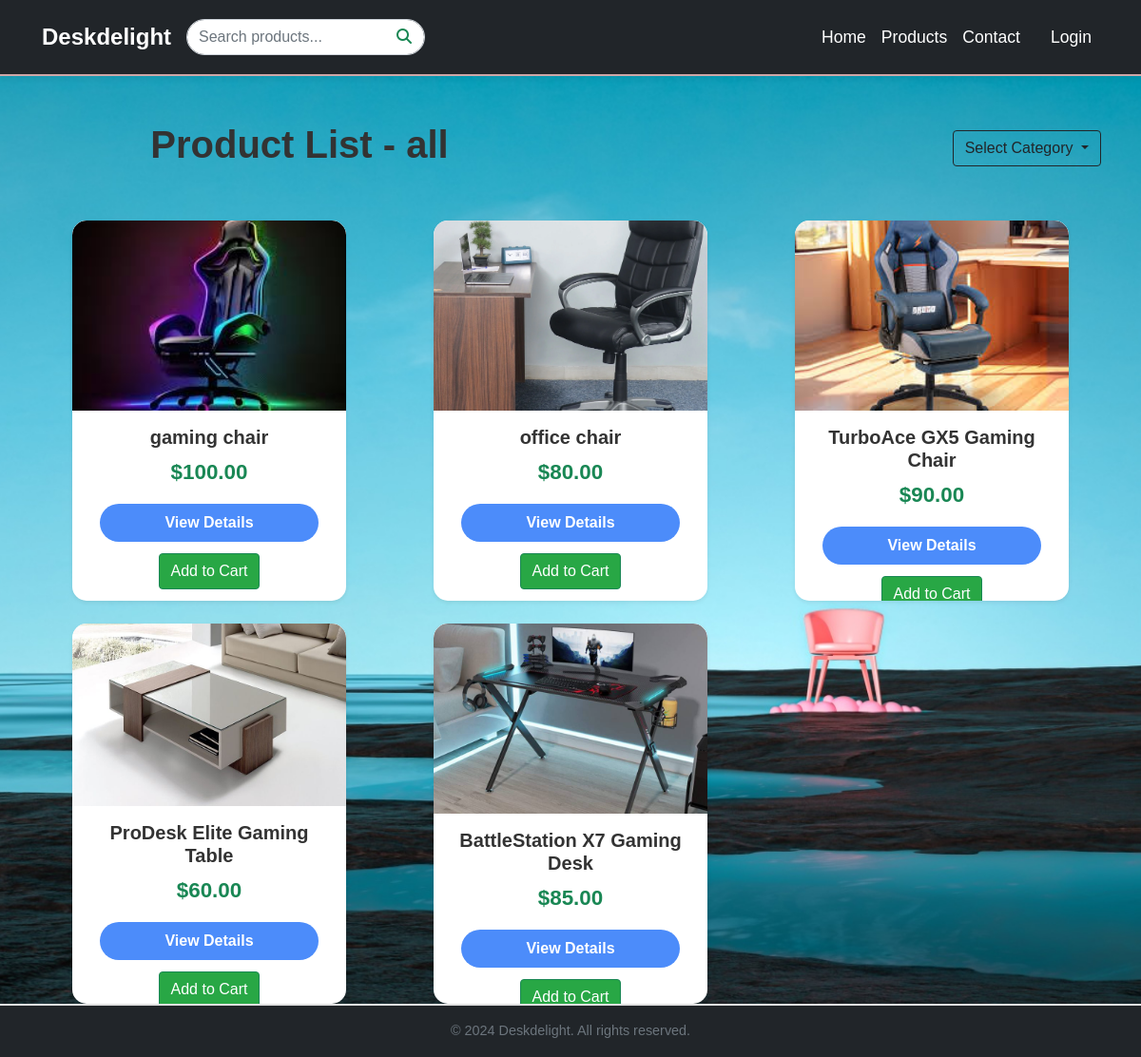
/product_page, run on an earlier commit of the app's database.
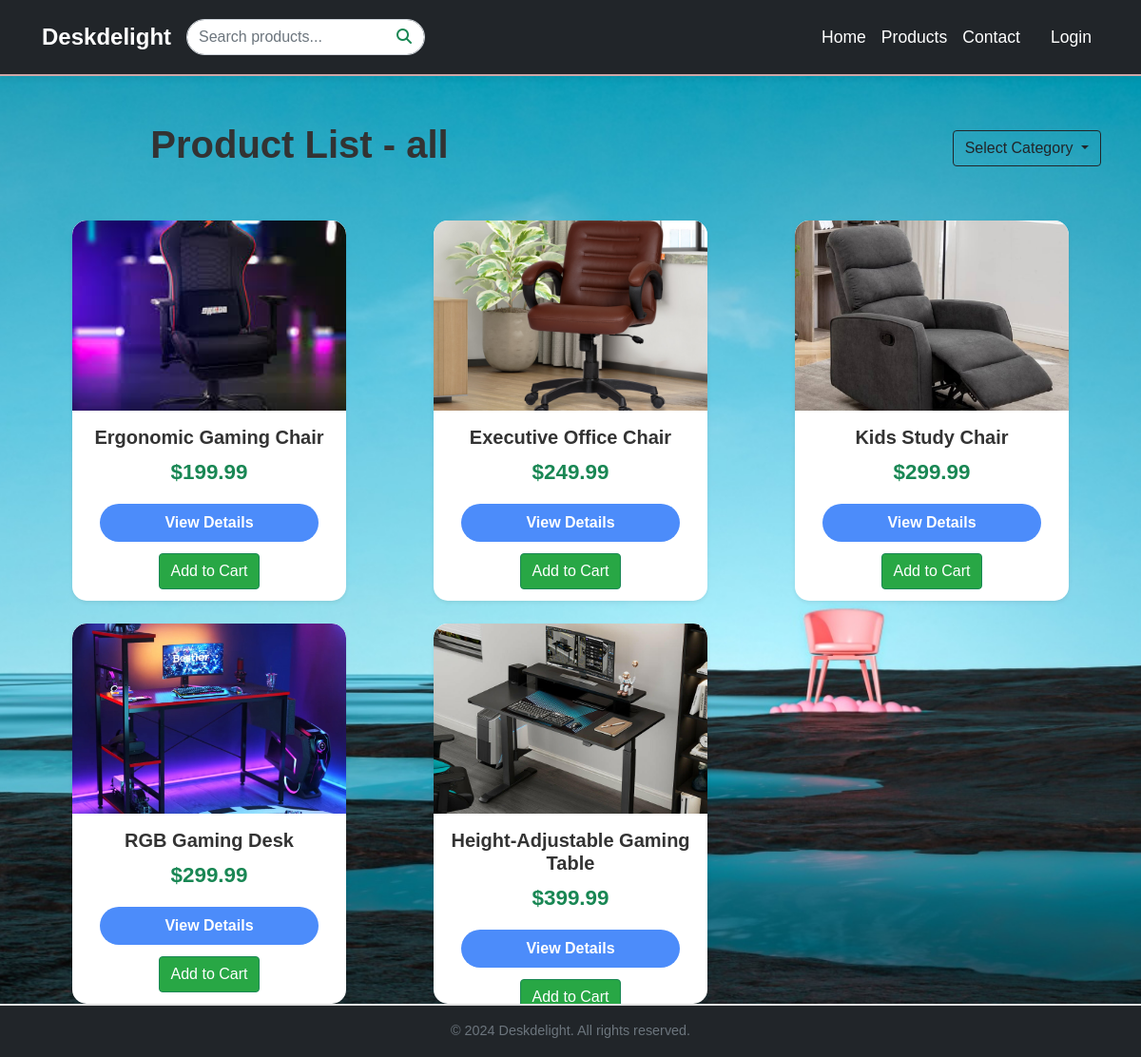
And on a later commit of the database.
### myapp/models.py (models this page shows, shortened)
class Product(models.Model):
    CATEGORY_CHOICES = [
        ('chair', 'Chair'),
        ('table', 'Table'),
    ]
    name = models.CharField(max_length=255)
    description = models.TextField()
    price = models.DecimalField(max_digits=10, decimal_places=2)
    image = models.ImageField(upload_to='products/', default='products/default.jpg')
    category = models.CharField(
        max_length=50,
        choices=CATEGORY_CHOICES,
        default='chair'
    )
    quantity_available = models.PositiveIntegerField(default=0)  # Track available stock

### myapp/views.py (the view)
# urls.py: path('product_page', views.product_page, name='product_page'),
def product_page(request):
    category = request.GET.get('category', 'all')
    if category == 'all':
        products = Product.objects.all()  # Fetch all products
    else:
        products = Product.objects.filter(category=category)  # Fetch products by category
    return render(request, 'product.html', {'products': products, 'category': category})

### templates/product.html (shortened to what this page needs)
{% extends 'base.html' %}
{% load static %}
{% block content %}
    <div class="container mt-5">
        <div class="row align-items-center">
            <div class="col-md-6">
                <h1 class="text-center">Product List - {{ category }}</h1>
            </div>
            <div class="col-md-6 text-end">
                <div class="dropdown category-dropdown">
                    <button class="btn btn-outline-dark dropdown-toggle" type="button" id="categoryDropdown" data-bs-toggle="dropdown" aria-expanded="false">
                        Select Category
                    </button>
                </div>
            </div>
        </div>
        <div class="row row-cols-1 row-cols-md-3 g-4 mt-4">
            {% for product in products %}
                <div class="col d-flex justify-content-center">
                    <div class="card shadow-sm" style="width: 18rem; height: 25rem;">
                        <img src="{{ product.image.url }}" class="card-img-top" alt="{{ product.name }}" style="width: 100%; object-fit: cover; height: 200px;">
                        <div class="card-body">
                            <h5 class="card-title productTitle" style="text-align: center;">{{ product.name }}</h5>
                            <p class="text-success" style="text-align: center;">${{ product.price }}</p>
                            <div style="display: flex; justify-content: center; align-items: center; flex-direction: column; row-gap: 1rem;">
                                <a href="{% url 'product_detail' product.id %}" class="btn btn-primary" style="margin-bottom: 1rem; width: 90%;">View Details</a>
                                {% if product.quantity_available > 0 %}
                                    <form id="addToCartForm" method="POST"
                                        action="{% if user.is_authenticated %}{% url 'add_to_cart' product.id %}{% else %}{% url 'login_page' %}{% endif %}"
                                        style="margin-top: 10px;">
                                        <button type="submit" class="btn btn-success"">Add to Cart</button>
                                    </form>
                                {% else %}
                                    <p style="color: #dc3545; font-weight: bold;" class="out-stock">This product is out of stock!</p>
                                {% endif %}
                            </div>
                        </div>
                    </div>
                </div>
            {% endfor %}
        </div>
    </div>
{% endblock %}

What changed in the data, as far as the page shows it:
removed Product: image (picture), name "gaming chair", price "100.00", quantity_available "Add to Cart"
removed Product: image (picture), name "office chair", price "80.00", quantity_available "Add to Cart"
removed Product: image (picture), name "TurboAce GX5 Gaming Chair", price "90.00", quantity_available "Add to Cart"
removed Product: image (picture), name "ProDesk Elite Gaming Table", price "60.00", quantity_available "Add to Cart"
removed Product: image (picture), name "BattleStation X7 Gaming Desk", price "85.00", quantity_available "Add to Cart"
added Product: image (picture), name "Ergonomic Gaming Chair", price "199.99", quantity_available "Add to Cart"
added Product: image (picture), name "Executive Office Chair", price "249.99", quantity_available "Add to Cart"
added Product: image (picture), name "Kids Study Chair", price "299.99", quantity_available "Add to Cart"
added Product: image (picture), name "RGB Gaming Desk", price "299.99", quantity_available "Add to Cart"
added Product: image (picture), name "Height-Adjustable Gaming Table", price "399.99", quantity_available "Add to Cart"
